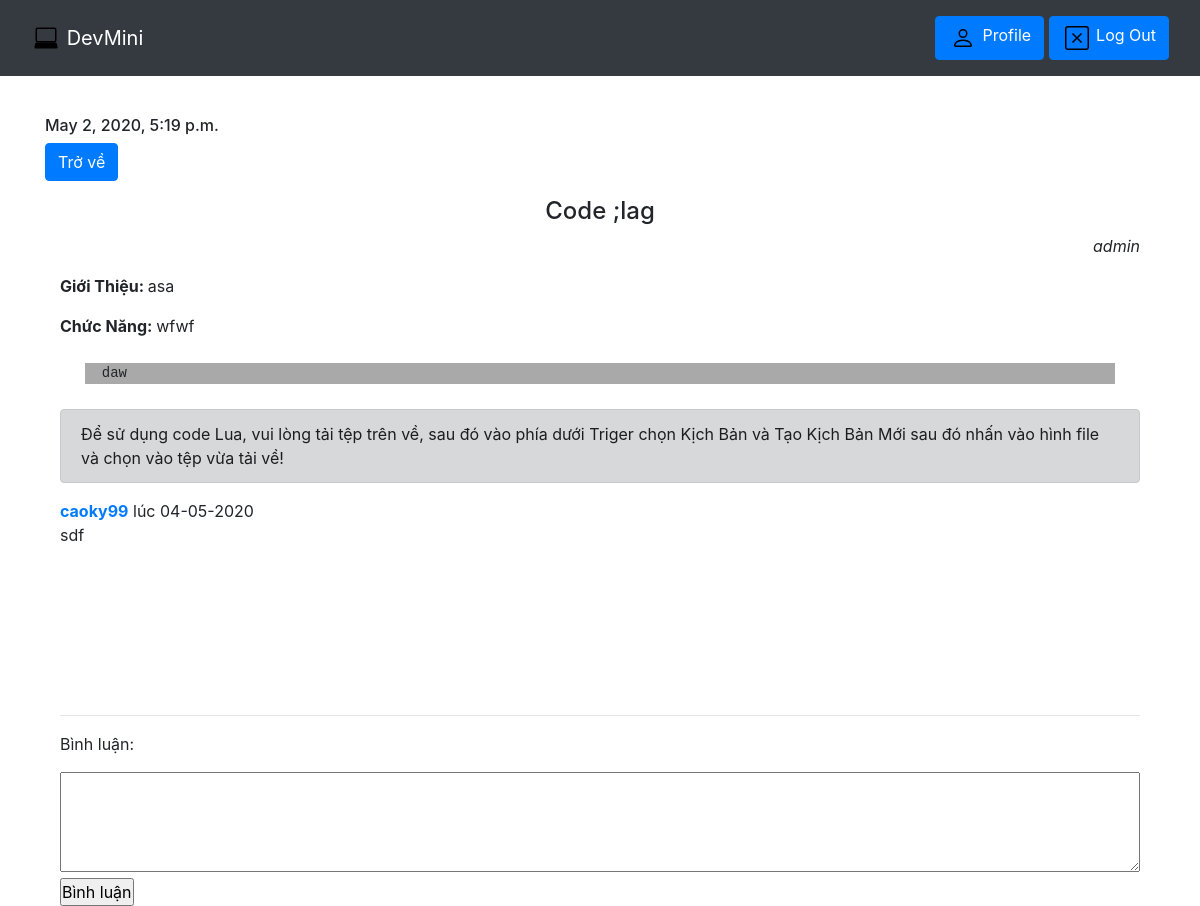
The page /code/1/ (signed in) on the database its author committed.
### home/models.py (models this page shows)
class sharecode(models.Model):
    Title=models.CharField(max_length=200,default="Chưa có tiêu đề")
    Gioithieu=models.TextField()
    Link=models.CharField(max_length=500,default="")
    Chucnang=models.TextField()
    Date=models.DateTimeField(auto_now=True)
    User=models.CharField(max_length=200,default="")

class Comment_share(models.Model):
    post = models.ForeignKey(sharecode, on_delete=models.CASCADE, related_name='comments')
    author = models.ForeignKey(settings.AUTH_USER_MODEL, on_delete=models.CASCADE)
    body = models.TextField()
    date = models.DateTimeField(auto_now_add=True)
    id_user = models.IntegerField(default=0)

class MyUser(AbstractUser):
    Point=models.IntegerField(default=0)
    Linhvuc=models.CharField(max_length=500,default="Không có")
    Namsinh=models.IntegerField(default=0)
    Chucvu=models.CharField(max_length=500,default="Không có")
    Noio=models.CharField(max_length=500,default="")
    Uid=models.IntegerField(default=0)

### home/views.py (the view)
# urls.py: path('code/<int:pk>/', views.post2,name='codex'),
def post2(request, pk):
    post = sharecode.objects.get(id=pk)
    form = CommentForm_share()
    if request.method == "POST":
        id_user=request.user.id
        form = CommentForm_share(request.POST, author=request.user, post=post)
        if form.is_valid():
            form.save(id_user)
            return HttpResponseRedirect(request.path)
    return render(request, "pages/code_post.html", {"post": post, "form": form})

### home/forms.py (shortened to what this page needs)
class CommentForm_share(forms.ModelForm):
    def __init__(self, *args, **kwargs):
        self.author = kwargs.pop('author', None)
        self.post = kwargs.pop('post', None)
        super().__init__(*args, **kwargs)
    class Meta:
        model = Comment_share
        fields = ["body"]

### home/templates/pages/code_post.html (shortened to what this page needs)
{% extends "pages/base.html" %}
{% block content %}
<p><h6> {{post.Date}}</h6><a href="{% url 'code'%}" class="btn btn-primary" role="button" aria-pressed="true">Trở về</a></p>
<div class="container">
    <center><h4>{{post.Title}}</h4></center>
    <p style="text-align: right;width:100%"><i>{{post.User}}</i></p>
    <p><b>Giới Thiệu: </b> {{post.Gioithieu}}<p>
    <p><b>Chức Năng: </b> {{post.Chucnang}}<p>
    <pre style="background-color: #A9A9A9;margin: 25px; ">  {{post.Link}}  </pre>
<div class="alert alert-dark" role="alert">
  Để sử dụng code Lua, vui lòng tải tệp trên về, sau đó vào phía dưới Triger chọn Kịch Bản và Tạo Kịch Bản Mới sau đó nhấn vào hình file và chọn vào tệp vừa tải về!
</div>
<div style="
            width:100%;
            height:200px;
            overflow-x:hidden;
            overflow-y:auto;">
{% for comment in post.comments.all %}
    <div>
    <b><a href="/infor/{{comment.id_user}}">{{comment.author}}</a></b> lúc {{comment.date|date:"d-m-Y"}}
    <p>{{comment.body}}</p>
    </div>
{% endfor %}
</div>
<hr>
{% if user.username %}
    <form action="{% url 'codex' post.id %}" method="POST">
        <P>Bình luận:</p>
        <textarea name="body" style="width:100%;
            height:100px;" required="" id="id_body"></textarea>
        <br/>
        <input type="submit" value="Bình luận"/>
    </form>
{% endif %}
</div>
{% endblock %}

### static/css/app.css (style rules this page uses)
* { margin:0;padding:0;-webkit-box-sizing:border-box;box-sizing:border-box;outline:none }

### rows shown on the page
sharecode: Date "May 2, 2020, 5:19 p.m.", Title "Code ;lag", User "admin", Gioithieu "asa", Chucnang "wfwf", Link "daw"
Comment_share: author "caoky99", date "04-05-2020", body "sdf"
